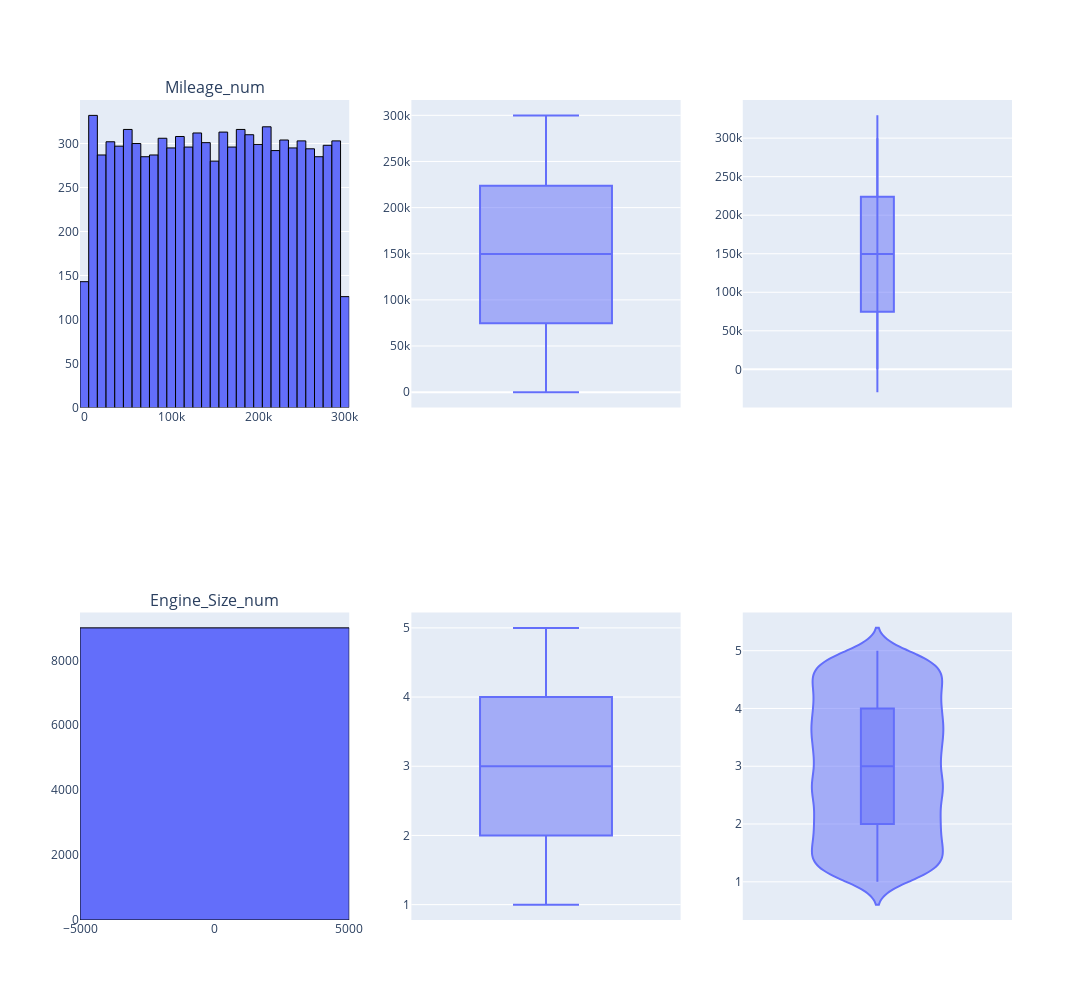

Notebook code for this chart:
### Code cell
subplot_titles = sum(([item, "", ""] for item in numeric_cols), [])


fig = make_subplots(rows=len(numeric_cols), cols=3, subplot_titles=subplot_titles)

for row, col in enumerate(numeric_cols, 1):
    data = df[col]

    # Vẽ Histogram
    fig_hist = px.histogram(
        x=data,  # Dữ liệu cho trục X
        nbins=30,  # Số lượng cột (bins)
    )

    # Thêm đường viền cho các cột histogram
    fig_hist.update_traces(marker=dict(line=dict(width=1, color="black")))

    # Vẽ box plot
    fig_box = px.box(
        y=data,  # Dữ liệu trục Y
    )

    # Vẽ violin plot
    fig_violin = px.violin(
        y=data,  # Dữ liệu trên trục Y
        box=True,  # Hiển thị Box Plot bên trong
    )

    fig.add_trace(fig_hist.data[0], row=row, col=1)
    fig.add_trace(fig_box.data[0], row=row, col=2)
    fig.add_trace(fig_violin.data[0], row=row, col=3)

fig.update_layout(
    width=400 * 3,  # Độ rộng biểu đồ (px)
    height=len(numeric_cols) * 500,  # Độ cao biểu đồ (px)
)

fig.show()

### Figure 1 — Plotly figure (JSON) as saved in the notebook; plotly's stock layout.template omitted (floating-point values rounded to 4 significant figures; data arrays with more than 128 entries replaced by an {"elided": "..."} marker saying what was removed)
{"data": [{"bingroup": "x", "hovertemplate": "x=%{x}<br>count=%{y}<extra></extra>", "legendgroup": "", "marker": {"color": "#636efa", "line": {"color": "black", "width": 1}, "pattern": {"shape": ""}}, "name": "", "nbinsx": 30, "orientation": "v", "showlegend": false, "type": "histogram", "x": {"elided": "9000 float values"}, "xaxis": "x", "yaxis": "y"}, {"alignmentgroup": "True", "hovertemplate": "y=%{y}<extra></extra>", "legendgroup": "", "marker": {"color": "#636efa"}, "name": "", "notched": false, "offsetgroup": "", "orientation": "v", "showlegend": false, "type": "box", "x0": " ", "xaxis": "x2", "y": {"elided": "9000 float values"}, "y0": " ", "yaxis": "y2"}, {"alignmentgroup": "True", "box": {"visible": true}, "hovertemplate": "y=%{y}<extra></extra>", "legendgroup": "", "marker": {"color": "#636efa"}, "name": "", "offsetgroup": "", "orientation": "v", "scalegroup": "True", "showlegend": false, "type": "violin", "x0": " ", "xaxis": "x3", "y": {"elided": "9000 float values"}, "y0": " ", "yaxis": "y3"}, {"bingroup": "x", "hovertemplate": "x=%{x}<br>count=%{y}<extra></extra>", "legendgroup": "", "marker": {"color": "#636efa", "line": {"color": "black", "width": 1}, "pattern": {"shape": ""}}, "name": "", "nbinsx": 30, "orientation": "v", "showlegend": false, "type": "histogram", "x": {"elided": "9000 float values"}, "xaxis": "x4", "yaxis": "y4"}, {"alignmentgroup": "True", "hovertemplate": "y=%{y}<extra></extra>", "legendgroup": "", "marker": {"color": "#636efa"}, "name": "", "notched": false, "offsetgroup": "", "orientation": "v", "showlegend": false, "type": "box", "x0": " ", "xaxis": "x5", "y": {"elided": "9000 float values"}, "y0": " ", "yaxis": "y5"}, {"alignmentgroup": "True", "box": {"visible": true}, "hovertemplate": "y=%{y}<extra></extra>", "legendgroup": "", "marker": {"color": "#636efa"}, "name": "", "offsetgroup": "", "orientation": "v", "scalegroup": "True", "showlegend": false, "type": "violin", "x0": " ", "xaxis": "x6", "y": {"elided": "9000 float values"}, "y0": " ", "yaxis": "y6"}], "layout": {"annotations": [{"font": {"size": 16}, "showarrow": false, "text": "Mileage_num", "x": 0.1444, "xanchor": "center", "xref": "paper", "y": 1, "yanchor": "bottom", "yref": "paper"}, {"font": {"size": 16}, "showarrow": false, "text": "Engine_Size_num", "x": 0.1444, "xanchor": "center", "xref": "paper", "y": 0.375, "yanchor": "bottom", "yref": "paper"}], "height": 1000, "width": 1200, "xaxis": {"anchor": "y", "domain": [0, 0.2889]}, "xaxis2": {"anchor": "y2", "domain": [0.3556, 0.6444]}, "xaxis3": {"anchor": "y3", "domain": [0.7111, 1]}, "xaxis4": {"anchor": "y4", "domain": [0, 0.2889]}, "xaxis5": {"anchor": "y5", "domain": [0.3556, 0.6444]}, "xaxis6": {"anchor": "y6", "domain": [0.7111, 1]}, "yaxis": {"anchor": "x", "domain": [0.625, 1]}, "yaxis2": {"anchor": "x2", "domain": [0.625, 1]}, "yaxis3": {"anchor": "x3", "domain": [0.625, 1]}, "yaxis4": {"anchor": "x4", "domain": [0, 0.375]}, "yaxis5": {"anchor": "x5", "domain": [0, 0.375]}, "yaxis6": {"anchor": "x6", "domain": [0, 0.375]}}}
